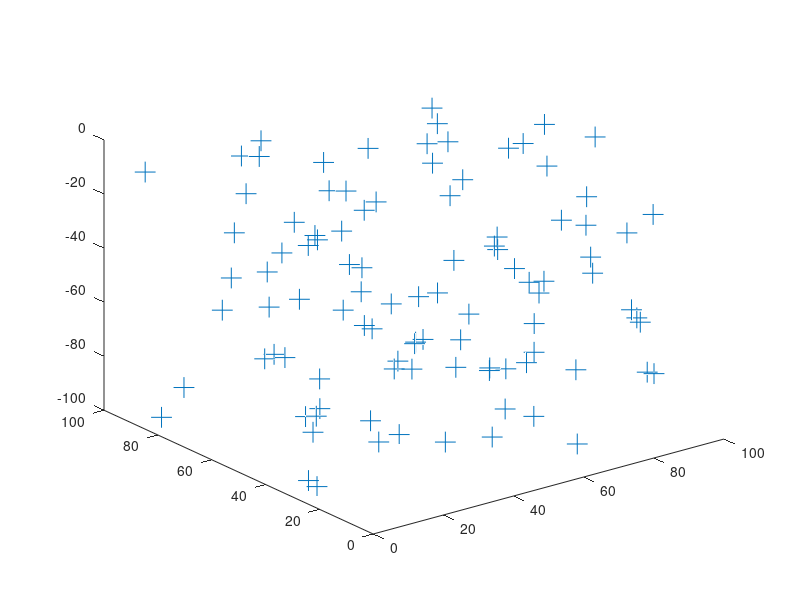

Write MATLAB code to recreate this figure. (Note: this script raises an error after producing the figure.)
clc;
close all;

% Number of underwater sensor nodes
numNodes = 100;
% Acoustic communication range of sensor
accRange=50;
% Sink Co-ordinates, sink present in water surface so z co-ordinate is 0.
sink(1,1)=50 ;
sink(1,2) = 50;
sink(1,3) = 0;

% Min range of x,y,z
min_x=0;
min_y=0;
min_z=0;

% Min range of x,y,z
max_x=100;
max_y=100;
max_z=-100;

nodePositions = zeros(numNodes,3);

% Randomly deploy nodes

for i=1:numNodes
    nodePositions(i,1) = (rand) * (max_x);
    nodePositions(i,2) = (rand) * (max_y);
    nodePositions(i,3) = (rand) * (max_z);
end

% Create 3 additional nodes which are acts as source
%their depth is -100 and x /y co-ordinates generated randomly
%s1=numNodes+1;
%s2=numNodes+2;
%s3=numNodes+3;
%nodePositions(s1,3) = -100;
%nodePositions(s2,3)= -100;
%nodePositions(s3,3) = -100;

%for i= (numNodes+1): (numNodes+3)
%    nodePositions(i,1) = (rand) * (max_x);
  %  nodePositions(i,2) = (rand) * (max_y);
%end

n1=input('Please enter the source node = ');
% Plot 3-D of all nodes
plot3(nodePositions(:, 1), nodePositions(:, 2),nodePositions(:, 3), '+', ...
    'MarkerSize',15);
hold on
plot3(sink(1, 1), sink(1, 2),sink(1, 3), 'S', 'MarkerFaceColor', 'g');


%find the neighbour node from source
neigh = find_neighbours(n1,accRange, numNodes,nodePositions);

% find total number of neighbours
totalNeighbours=numel(neigh);

%list_of_nodes=find_next_hops(n1, nodePositions);
